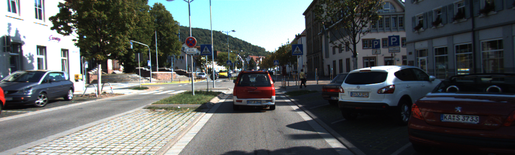
#> input picture Term 1/14. Vehicle Detection and Tracking/000275.png, 515 x 155 px, shrunk from 1242 x 375 before the run
$ python hogFeatures.py
#> lines starting #> are read from the running program, lines starting #| are printed output that depends on the picture
import matplotlib.image as mpimg
import matplotlib.pyplot as plt
import numpy as np
import cv2
import glob
from skimage.feature import hog

# Read in our vehicles and non-vehicles
images = glob.glob('*.jpeg')
cars = []
notcars = []

for image in images:
    if 'image' in image or 'extra' in image:
        notcars.append(image)
    else:
        cars.append(image)

# Define a function to return HOG features and visualization
# orient = # of orientation bins that gradient is split up into for histogram
# pixels_per_cell is cell size that the gradient histogram is computed
# cells_per_block is specifies local area that histogram counts in a cell will be normalized
# transform_sqrt is a "gamma" normalization scheme. Normalization that helps reduce the effects of shadows or other ilumination variation.


def get_hog_features(img, orient, pix_per_cell, cell_per_block, vis=False, feature_vec=True):
    if vis == True:
        # we can add the transform_sqrt parameter to be passed as well.
        features, hog_image = hog(img, orientations=orient, pixels_per_cell=(pix_per_cell, pix_per_cell),
                                  cells_per_block=(cell_per_block, cell_per_block), transform_sqrt=False,
                                  visualise=True, feature_vector=False)
        return features, hog_image
    else:
        features = hog(img, orientations=orient, pixels_per_cell=(pix_per_cell, pix_per_cell),
                       cells_per_block=(cell_per_block, cell_per_block), transform_sqrt=False,
                       visualise=False, feature_vector=feature_vec)
        return features

# Generate a random index to look at a car image
# ind = np.random.randint(0, len(cars))
# Read in the image
# image = mpimg.imread(cars[ind])
image = mpimg.imread('000275.png')
#> image is the input picture: shape (155, 515, 3) float32; mean R, G, B 0.36, 0.378, 0.378
gray = cv2.cvtColor(image, cv2.COLOR_RGB2GRAY)
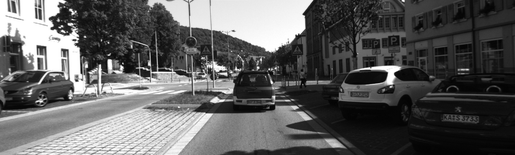
#> gray: shape (155, 515) float32; min 0, max 1, mean 0.373
# Define HOG parameters
orient = 9
pix_per_cell = 8
cell_per_block = 2
# Call our function with vis=True to see an image output
features, hog_image = get_hog_features(gray, orient,
                        pix_per_cell, cell_per_block,
                        vis=True, feature_vec=False)
#> in get_hog_features, `features, hog_image = hog(img, orientations=orient, pixels_per_cell=(p..`:
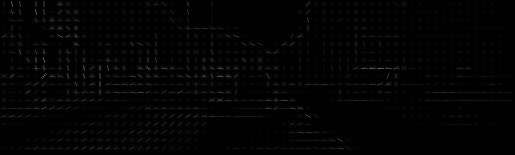
#> hog_image: shape (155, 515) float32; min 0, max 0.409, mean 0.0107


# to use features as a feature vector, you can .ravel() the matrix, or you can set the feature_vec flag in the function

cv2.imwrite('hogVisualization.jpeg',hog_image)

# Plot the examples
fig = plt.figure()
plt.subplot(121)
plt.imshow(image, cmap='gray')
plt.title('Example Car Image')
plt.subplot(122)
plt.imshow(hog_image, cmap='gray')
plt.title('HOG Visualization')
plt.show()
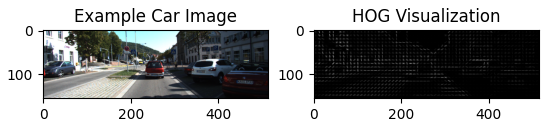
#> figure drawn by matplotlib, 2 panels
